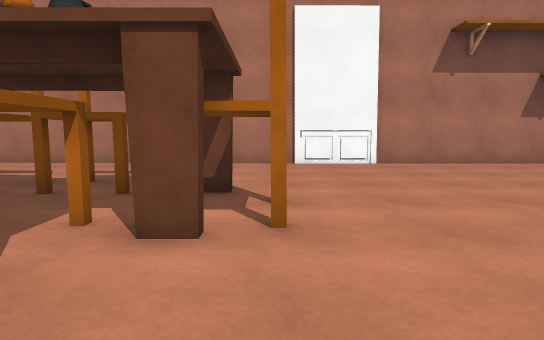
[1] (above)

24 first-person views from a walk through a scene from a Unity 3-D project. The camera is 1.2 m above the floor, tilts 6° down and sees 75° across. The floor is counted in squares, 1 m on a side. Each view is taken from the middle of a square. On the plan, view 1 faces up. The plan holds only what a view shows up to about 14 squares ahead; the rest is blank. The place goes on beyond the plan. Some surface patterns are stand-ins.

[2]
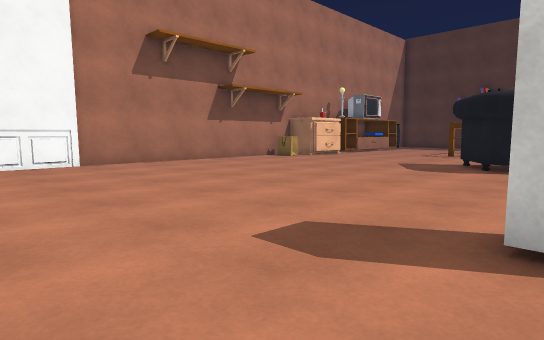

[3]
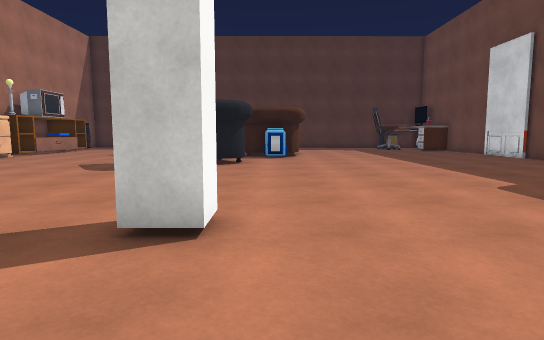

[4]
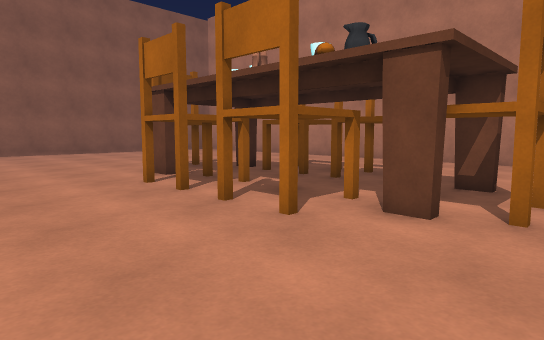

[5]
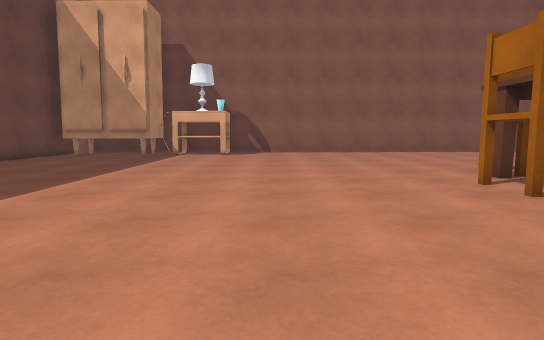

[6]
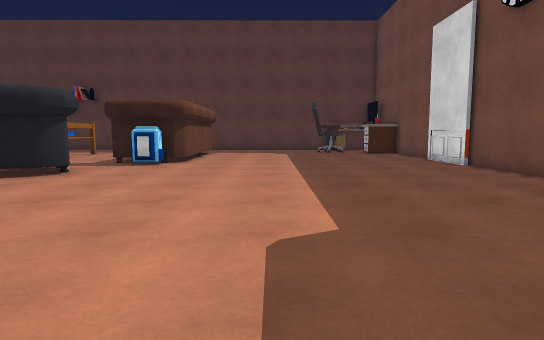

[7]
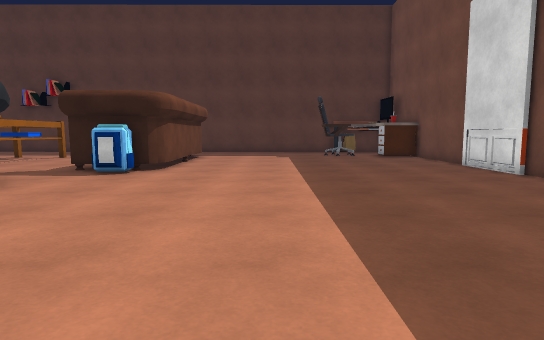

[8]
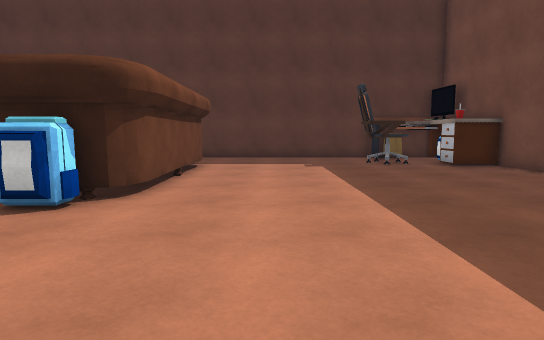

[9]
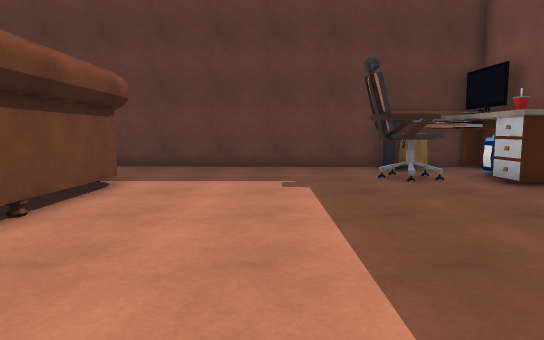

[10]
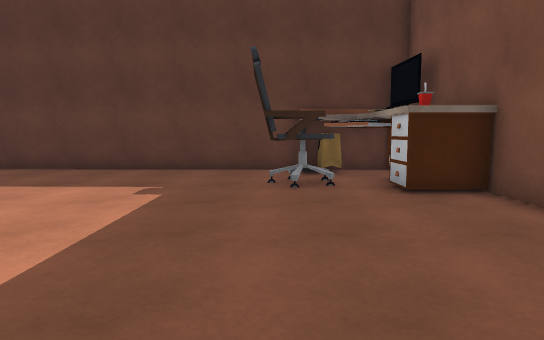

[11]
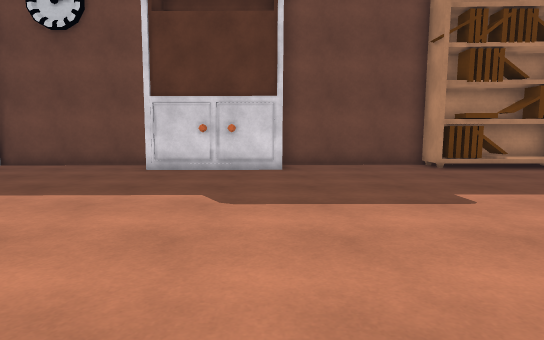

[12]
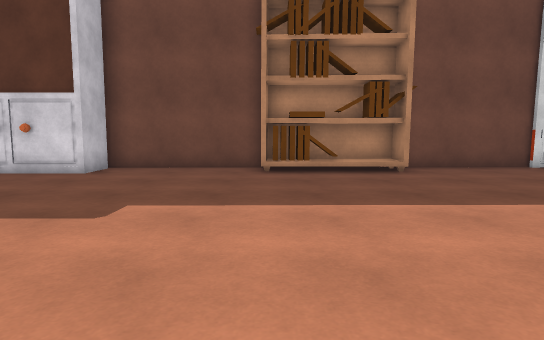

[13]
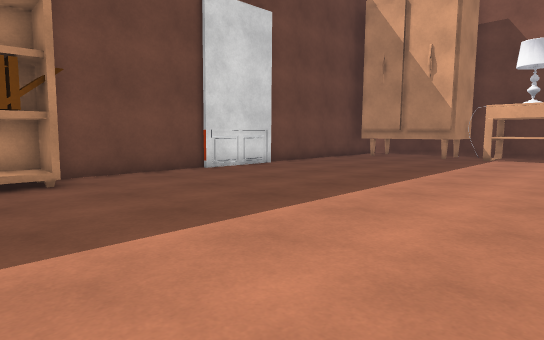

[14]
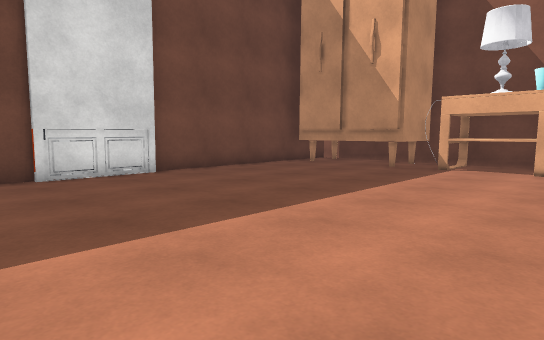

[15]
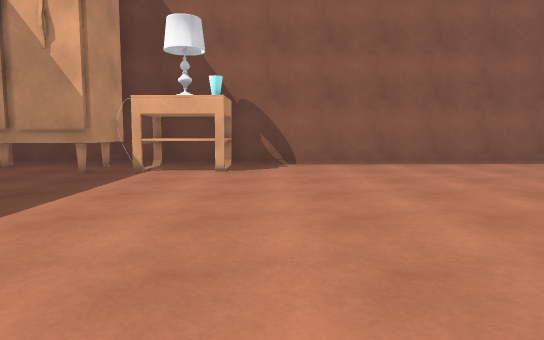

[16]
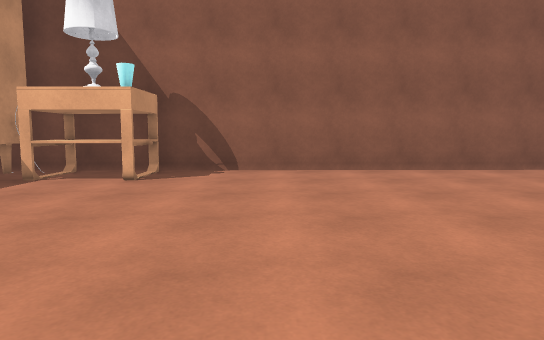

[17]
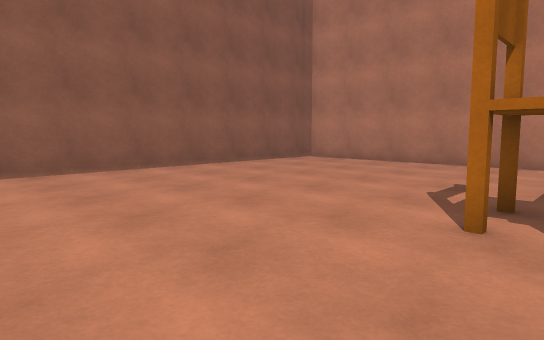

[18]
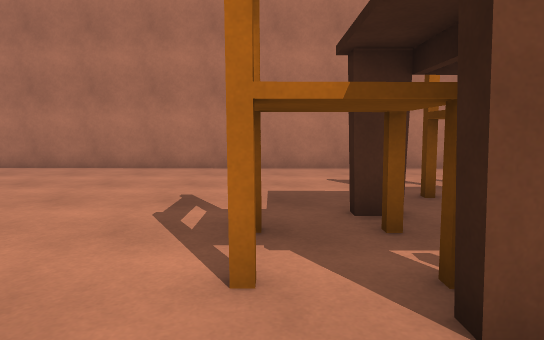

[19]
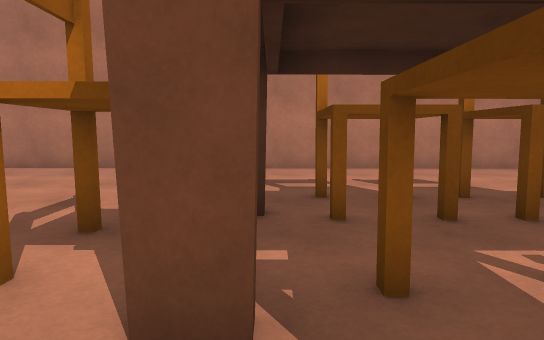

[20]
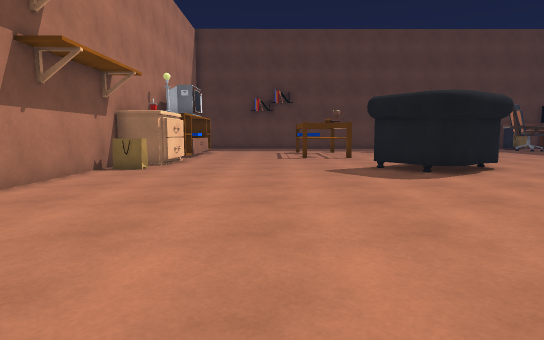

[21]
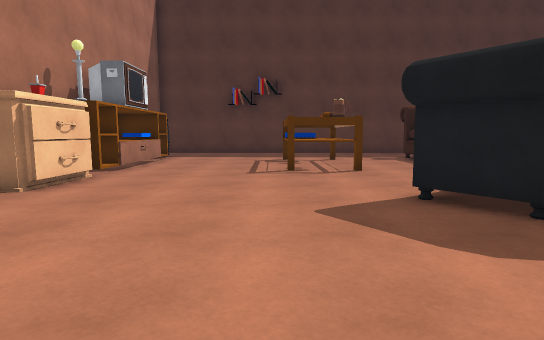

[22]
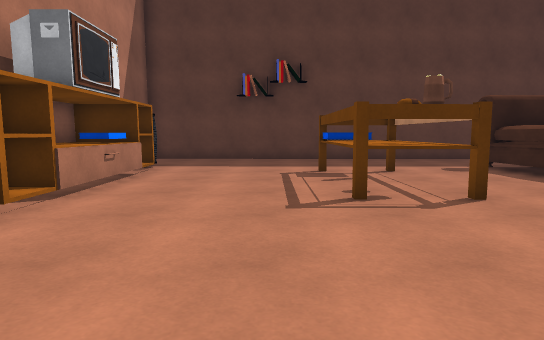

[23]
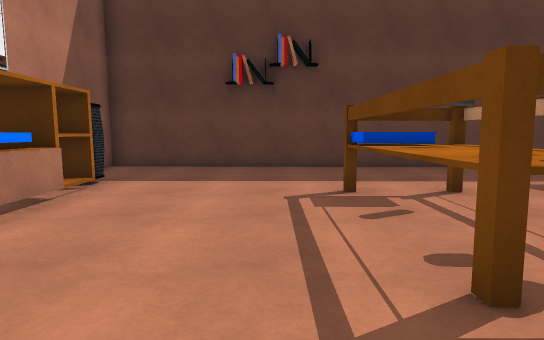

[24]
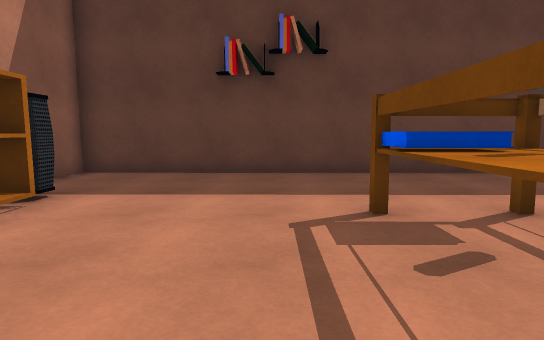

### Floor plan
Key: @ floor where view 1 was taken; # wall or solid block; x gap in a wall; . floor; ^ raised ledge; C chair; B block; T table; K books; S bookshelf; O other object.
Columns run from 21 left of view 1 to 30 right of it. Each row starts with its distance up from view 1.
 14   ###################################       ##   ###
 13    ................................OO   O OKKOOO...#
 12    ................................OOOOOOOOKKOOO...#
 11     ...............................................#
 10    ................................................#
  9  #............CC.CC................................#
  8  #............CC.CC................................#
  7  #..........#x# .  ................................#
  6  #.........CC......C C..................TTTTKK.....#
  5  #.........C .# . C##C..................TTOTKK.....#
  4  #..........#x#C.# .#C.............O ...TTTTTT.....#
  3  #............CC.CC...............O   .............#
  2  #................................O   .............#
  1  #.......................BB..   ..OO O.... ...... .#
  0  #...................@ ..BB........OO..#    ^^^ .  #
 -1  #....................................OO      ^ ...#
 -2  #................... .................######## ...#
 -3  #.................................................#
 -4 ##.................................................#
 -5 #OOO...............................................#
 -6 #OOO...............................................#
 -7 #OOO...............................................#
 -8 ####...............................................#
 -9   ###..........................................CC..#
-10    ##..........................................CC.T#
-11    ##...........................................OOT#
-12   ###.............KKSKK.....SSSS#.............TTOTT#
-13      .....####....SSSSS.....#    ......###....T  TT#
-14      #####    ####     #####     ######   ####

Where each view was taken, in squares from view 1:
view 1: 0 up, 0 right, facing up
view 2: 0 up, 0 right, facing up-right
view 3: 1 down, 0 right, facing right
view 4: 1 down, 1 right, facing up-left
view 5: 2 down, 1 right, facing left
view 6: 6 down, 4 right, facing right
view 7: 6 down, 7 right, facing right
view 8: 5 down, 12 right, facing right
view 9: 6 down, 17 right, facing right
view 10: 9 down, 18 right, facing right
view 11: 0 up, 7 right, facing down
view 12: 1 down, 1 right, facing down
view 13: 3 down, 1 left, facing down-left
view 14: 3 down, 6 left, facing down-left
view 15: 3 down, 7 left, facing left
view 16: 1 down, 9 left, facing left
view 17: 0 up, 9 left, facing up-left
view 18: 2 up, 10 left, facing up
view 19: 2 up, 8 left, facing up
view 20: 8 up, 2 right, facing right
view 21: 7 up, 8 right, facing right
view 22: 8 up, 13 right, facing right
view 23: 8 up, 17 right, facing right
view 24: 8 up, 19 right, facing right
